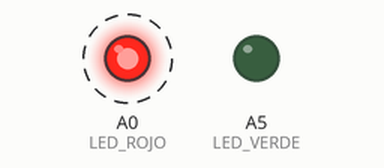
The sketch below on a simulated Arduino Uno, built with avr-gcc and run on an emulated ATmega328P. On the bench: output pins drawn as LEDs (lit = HIGH). Dashed ring = blinking.

Above: at 0.5 s.
Timing chart, 0 to 4.6 s (numbered marks = the images above):
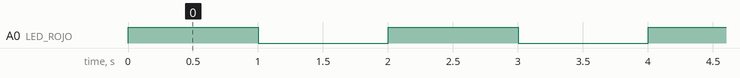

The sketch:

ej_2.3.ino
```cpp
/*Ejercicio 2-3
Prender un led rojo si la suma de dos variables (hardcodeadas) es menor que 10,
uno verde en caso de que sea mayor que 10 o todos los leds prendidos en caso contrario.
*/

#define LED_ROJO A0
#define LED_VERDE A5
int valor1;
int valor2;
int suma;

void setup()
{
    pinMode(LED_ROJO, OUTPUT);
    pinMode(LED_VERDE, OUTPUT);
    valor1 = 1;
    valor2 = 8;
  	suma = valor1 + valor2;
    //Serial.begin(9600);
}

void loop()
{
  	if (suma < 10)
    {
        digitalWrite(LED_ROJO, HIGH);
        delay(1000);
        digitalWrite(LED_ROJO, LOW);
    }
    else if (suma > 10)
    {
        digitalWrite(LED_VERDE, HIGH);
        delay(1000);
        digitalWrite(LED_VERDE, LOW);
    }
    else
    {
        digitalWrite(LED_ROJO, HIGH);
        digitalWrite(LED_VERDE, HIGH);
        delay(1000);
        digitalWrite(LED_ROJO, LOW);
        digitalWrite(LED_VERDE, LOW);
    }

    //Serial.print("Suma: ");
    //Serial.println(suma);
  	delay(1000);

}
```

Measured:
- by itself, A0 (LED_ROJO): alternates HIGH for 1.0 s and LOW for 1.0 s
